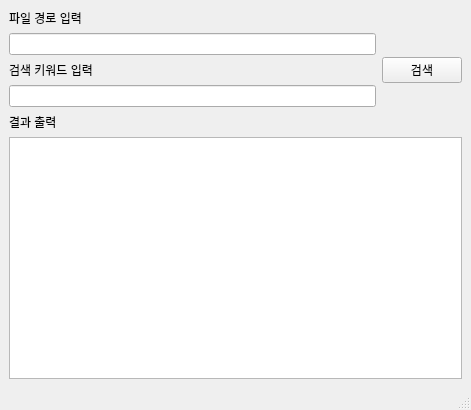
<?xml version="1.0" encoding="UTF-8"?>
<ui version="4.0">
 <class>MainWindow</class>
 <widget class="QMainWindow" name="MainWindow">
  <property name="geometry">
   <rect>
    <x>0</x>
    <y>0</y>
    <width>471</width>
    <height>410</height>
   </rect>
  </property>
  <property name="windowTitle">
   <string>MainWindow</string>
  </property>
  <widget class="QWidget" name="centralwidget">
   <layout class="QGridLayout" name="gridLayout">
    <item row="3" column="0">
     <widget class="QLineEdit" name="keyword"/>
    </item>
    <item row="4" column="0">
     <widget class="QLabel" name="label_3">
      <property name="text">
       <string>결과 출력</string>
      </property>
     </widget>
    </item>
    <item row="0" column="0">
     <widget class="QLabel" name="label">
      <property name="text">
       <string>파일 경로 입력</string>
      </property>
     </widget>
    </item>
    <item row="1" column="0">
     <widget class="QLineEdit" name="input_folder"/>
    </item>
    <item row="5" column="0" colspan="2">
     <widget class="QTextBrowser" name="result_display"/>
    </item>
    <item row="2" column="0">
     <widget class="QLabel" name="label_2">
      <property name="text">
       <string>검색 키워드 입력</string>
      </property>
     </widget>
    </item>
    <item row="0" column="1" rowspan="5">
     <widget class="QPushButton" name="search_button">
      <property name="text">
       <string>검색</string>
      </property>
     </widget>
    </item>
   </layout>
  </widget>
  <widget class="QMenuBar" name="menubar">
   <property name="geometry">
    <rect>
     <x>0</x>
     <y>0</y>
     <width>471</width>
     <height>22</height>
    </rect>
   </property>
  </widget>
  <widget class="QStatusBar" name="statusbar"/>
 </widget>
 <resources/>
 <connections/>
</ui>
